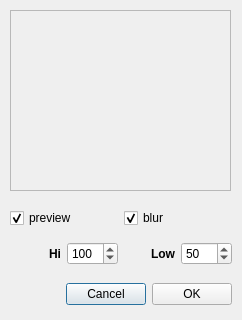
<ui version="4.0" >
 <class>CannyDialog</class>
 <widget class="QDialog" name="CannyDialog" >
  <property name="windowModality" >
   <enum>Qt::ApplicationModal</enum>
  </property>
  <property name="geometry" >
   <rect>
    <x>0</x>
    <y>0</y>
    <width>242</width>
    <height>320</height>
   </rect>
  </property>
  <property name="sizePolicy" >
   <sizepolicy>
    <hsizetype>0</hsizetype>
    <vsizetype>0</vsizetype>
    <horstretch>0</horstretch>
    <verstretch>0</verstretch>
   </sizepolicy>
  </property>
  <property name="minimumSize" >
   <size>
    <width>242</width>
    <height>320</height>
   </size>
  </property>
  <property name="maximumSize" >
   <size>
    <width>242</width>
    <height>320</height>
   </size>
  </property>
  <property name="windowTitle" >
   <string>Select thresholds</string>
  </property>
  <property name="sizeGripEnabled" >
   <bool>false</bool>
  </property>
  <property name="modal" >
   <bool>true</bool>
  </property>
  <widget class="QWidget" name="verticalLayout" >
   <property name="geometry" >
    <rect>
     <x>10</x>
     <y>200</y>
     <width>222</width>
     <height>121</height>
    </rect>
   </property>
   <layout class="QVBoxLayout" >
    <property name="margin" >
     <number>0</number>
    </property>
    <property name="spacing" >
     <number>6</number>
    </property>
    <item>
     <layout class="QHBoxLayout" >
      <property name="margin" >
       <number>0</number>
      </property>
      <property name="spacing" >
       <number>6</number>
      </property>
      <item>
       <widget class="QCheckBox" name="checkBox" >
        <property name="text" >
         <string>preview</string>
        </property>
        <property name="checked" >
         <bool>true</bool>
        </property>
       </widget>
      </item>
      <item>
       <widget class="QCheckBox" name="checkBoxBlur" >
        <property name="text" >
         <string>blur</string>
        </property>
        <property name="checked" >
         <bool>true</bool>
        </property>
       </widget>
      </item>
     </layout>
    </item>
    <item>
     <layout class="QHBoxLayout" >
      <property name="margin" >
       <number>0</number>
      </property>
      <property name="spacing" >
       <number>6</number>
      </property>
      <item>
       <widget class="QLabel" name="label_2" >
        <property name="sizePolicy" >
         <sizepolicy>
          <hsizetype>5</hsizetype>
          <vsizetype>5</vsizetype>
          <horstretch>0</horstretch>
          <verstretch>0</verstretch>
         </sizepolicy>
        </property>
        <property name="font" >
         <font>
          <weight>75</weight>
          <bold>true</bold>
         </font>
        </property>
        <property name="layoutDirection" >
         <enum>Qt::LeftToRight</enum>
        </property>
        <property name="text" >
         <string>Hi</string>
        </property>
        <property name="textFormat" >
         <enum>Qt::AutoText</enum>
        </property>
        <property name="alignment" >
         <set>Qt::AlignRight|Qt::AlignTrailing|Qt::AlignVCenter</set>
        </property>
        <property name="buddy" >
         <cstring>spinBoxHi</cstring>
        </property>
       </widget>
      </item>
      <item>
       <widget class="QSpinBox" name="spinBoxHi" >
        <property name="maximum" >
         <number>255</number>
        </property>
        <property name="value" >
         <number>100</number>
        </property>
       </widget>
      </item>
      <item>
       <widget class="QLabel" name="label_3" >
        <property name="font" >
         <font>
          <weight>75</weight>
          <bold>true</bold>
         </font>
        </property>
        <property name="text" >
         <string>Low</string>
        </property>
        <property name="textFormat" >
         <enum>Qt::AutoText</enum>
        </property>
        <property name="alignment" >
         <set>Qt::AlignRight|Qt::AlignTrailing|Qt::AlignVCenter</set>
        </property>
        <property name="buddy" >
         <cstring>spinBoxLow</cstring>
        </property>
       </widget>
      </item>
      <item>
       <widget class="QSpinBox" name="spinBoxLow" >
        <property name="maximum" >
         <number>255</number>
        </property>
        <property name="value" >
         <number>50</number>
        </property>
       </widget>
      </item>
     </layout>
    </item>
    <item>
     <layout class="QHBoxLayout" >
      <property name="margin" >
       <number>0</number>
      </property>
      <property name="spacing" >
       <number>6</number>
      </property>
      <item>
       <spacer>
        <property name="orientation" >
         <enum>Qt::Horizontal</enum>
        </property>
        <property name="sizeHint" >
         <size>
          <width>131</width>
          <height>31</height>
         </size>
        </property>
       </spacer>
      </item>
      <item>
       <widget class="QPushButton" name="cancelButton" >
        <property name="text" >
         <string>Cancel</string>
        </property>
       </widget>
      </item>
      <item>
       <widget class="QPushButton" name="okButton" >
        <property name="text" >
         <string>OK</string>
        </property>
       </widget>
      </item>
     </layout>
    </item>
   </layout>
  </widget>
  <widget class="PreviewLabel" name="previewLabel" >
   <property name="geometry" >
    <rect>
     <x>10</x>
     <y>10</y>
     <width>221</width>
     <height>181</height>
    </rect>
   </property>
   <property name="cursor" >
    <cursor>9</cursor>
   </property>
   <property name="frameShape" >
    <enum>QFrame::StyledPanel</enum>
   </property>
   <property name="text" >
    <string/>
   </property>
   <property name="textFormat" >
    <enum>Qt::AutoText</enum>
   </property>
   <property name="scaledContents" >
    <bool>false</bool>
   </property>
   <property name="alignment" >
    <set>Qt::AlignCenter</set>
   </property>
   <property name="textInteractionFlags" >
    <enum>Qt::NoTextInteraction</enum>
   </property>
   <property name="buddy" >
    <cstring>checkBoxBlur</cstring>
   </property>
  </widget>
 </widget>
 <customwidgets>
  <customwidget>
   <class>PreviewLabel</class>
   <extends>QLabel</extends>
   <header>src/previewlabel.h</header>
  </customwidget>
 </customwidgets>
 <tabstops>
  <tabstop>checkBox</tabstop>
  <tabstop>okButton</tabstop>
  <tabstop>cancelButton</tabstop>
 </tabstops>
 <resources>
  <include location="application.qrc" />
 </resources>
 <connections>
  <connection>
   <sender>okButton</sender>
   <signal>clicked()</signal>
   <receiver>CannyDialog</receiver>
   <slot>accept()</slot>
   <hints>
    <hint type="sourcelabel" >
     <x>278</x>
     <y>253</y>
    </hint>
    <hint type="destinationlabel" >
     <x>96</x>
     <y>254</y>
    </hint>
   </hints>
  </connection>
  <connection>
   <sender>cancelButton</sender>
   <signal>clicked()</signal>
   <receiver>CannyDialog</receiver>
   <slot>reject()</slot>
   <hints>
    <hint type="sourcelabel" >
     <x>369</x>
     <y>253</y>
    </hint>
    <hint type="destinationlabel" >
     <x>179</x>
     <y>282</y>
    </hint>
   </hints>
  </connection>
 </connections>
</ui>
